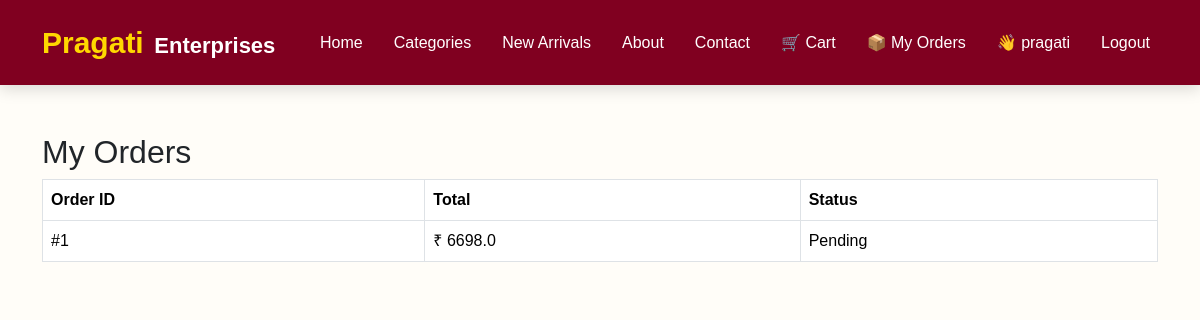
The app's page /my-orders (signed in) with its own data.
### models.py (models this page shows, shortened)
class User(UserMixin, db.Model):
    id = db.Column(db.Integer, primary_key=True)
    name = db.Column(db.String(100), nullable=False)
    email = db.Column(db.String(120), unique=True, nullable=False)
    password = db.Column(db.String(255), nullable=False)

class Order(db.Model):
    id = db.Column(db.Integer, primary_key=True)
    user_id = db.Column(db.Integer, db.ForeignKey("user.id"))
    customer_name = db.Column(db.String(100))
    phone = db.Column(db.String(20))
    address = db.Column(db.Text)
    total_amount = db.Column(db.Float)
    status = db.Column(db.String(50), default="Pending")

### app.py (the view)
@app.route("/my-orders")
@login_required
def my_orders():
    orders = Order.query.filter_by(
    user_id=current_user.id
).order_by(Order.id.desc()).all()
    return render_template(
        "my_orders.html",
        orders=orders
    )

### app.py (called while the page is built)
@login_manager.user_loader
def load_user(user_id):
    return User.query.get(int(user_id))

### templates/my_orders.html (shortened to what this page needs)
{% extends "base.html" %}
{% block content %}
<div class="container py-5">
<h2>My Orders</h2>
<table class="table table-bordered">
<thead>
<tr>
<th>Order ID</th>
<th>Total</th>
<th>Status</th>
</tr>
</thead>
<tbody>
{% for order in orders %}
<tr>
<td>#{{ order.id }}</td>
<td>₹ {{ order.total_amount }}</td>
<td>{{ order.status }}</td>
</tr>
{% endfor %}
</tbody>
</table>
</div>
{% endblock %}

### templates/base.html (shortened to what this page needs)
<!DOCTYPE html>
<html lang="en">
<head>
    <link href="https://cdn.jsdelivr.net/npm/bootstrap@5.3.7/dist/css/bootstrap.min.css" rel="stylesheet">
    <link rel="stylesheet" href="{{ url_for('static', filename='css/style.css') }}">
</head>
<body>
<nav class="navbar navbar-expand-lg navbar-dark sticky-top">
    <div class="container">
        <a class="navbar-brand fw-bold" href="/">
            <span class="brand-main">Pragati</span>
            <span class="brand-sub">Enterprises</span>
        </a>
        <div class="collapse navbar-collapse" id="navbarNav">
            <ul class="navbar-nav ms-auto">
                <li class="nav-item">
                    <a class="nav-link active" href="/">Home</a>
                </li>
                <li class="nav-item">
                    <a class="nav-link" href="#categories">Categories</a>
                </li>
                <li class="nav-item">
                    <a class="nav-link" href="#products">New Arrivals</a>
                </li>
                <li class="nav-item">
                    <a class="nav-link" href="#about">About</a>
                </li>
                <li class="nav-item">
                    <a class="nav-link" href="#contact">Contact</a>
                </li>
                <li class="nav-item">
    <a class="nav-link" href="{{ url_for('cart') }}">
        🛒 Cart
    </a>
</li>
{% if current_user.is_authenticated %}
<li class="nav-item">
    <a class="nav-link" href="{{ url_for('my_orders') }}">
        📦 My Orders
    </a>
</li>
<li class="nav-item">
    <span class="nav-link">
        👋 {{ current_user.name }}
    </span>
</li>
<li class="nav-item">
    <a class="nav-link" href="{{ url_for('logout') }}">
        Logout
    </a>
</li>
{% endif %}
            </ul>
        </div>
    </div>
</nav>
{% block content %}
{% endblock %}
</body>
</html>

### static/css/style.css (style rules this page uses)
body { background:#FFFDF8; font-family:Arial, sans-serif; }
.navbar { background:#800020; padding:15px 0; box-shadow:0 4px 15px rgba(0,0,0,.15); }
.brand-main { color:#FFD700; font-size:30px; font-weight:bold; }
.brand-sub { color:white; font-size:22px; margin-left:5px; }
.nav-link { color:white !important; margin-left:15px; transition:.3s; }

### records on screen
User: name "pragati"
Order: id "1", total_amount "6698.0", status "Pending"
